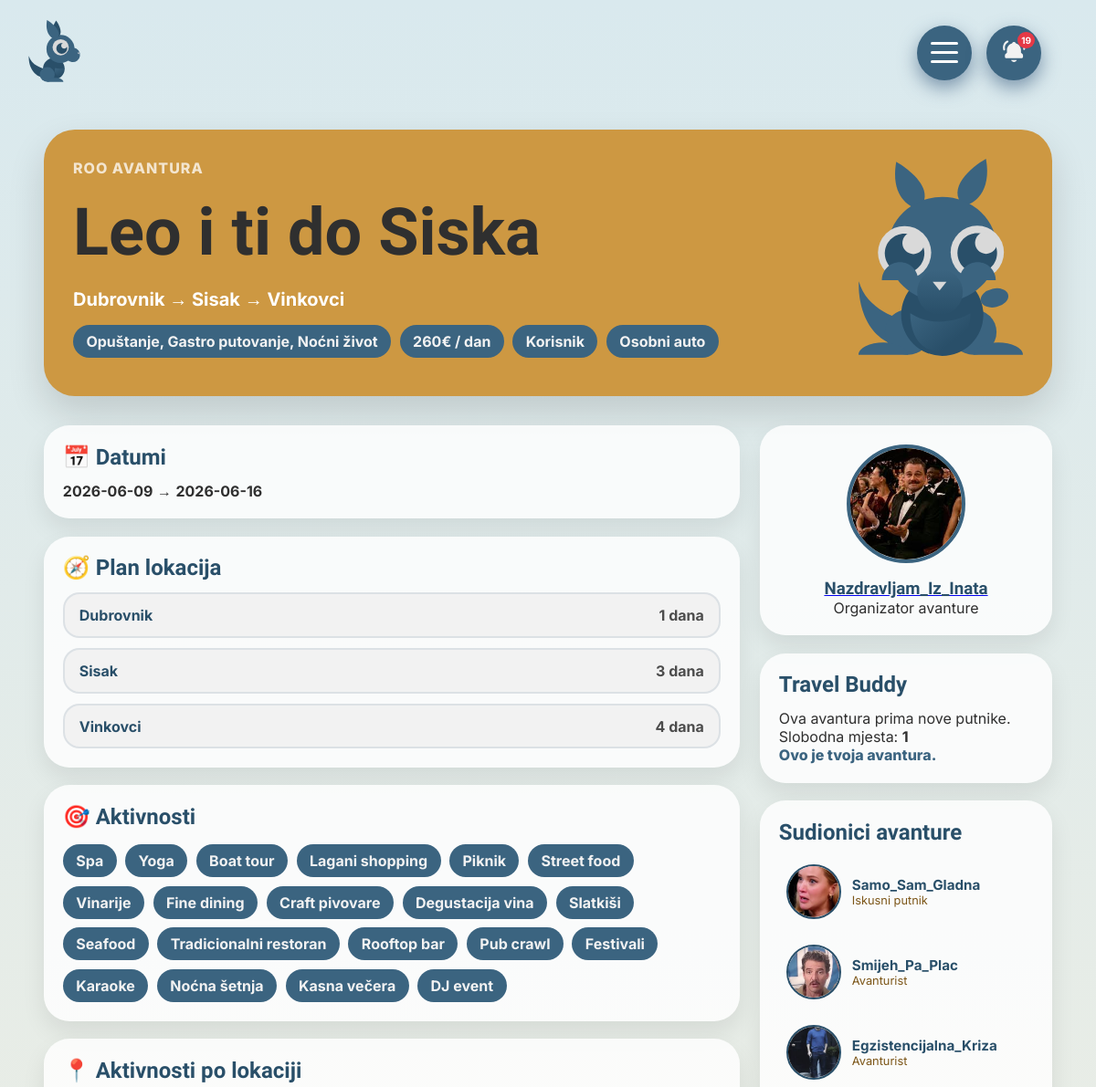
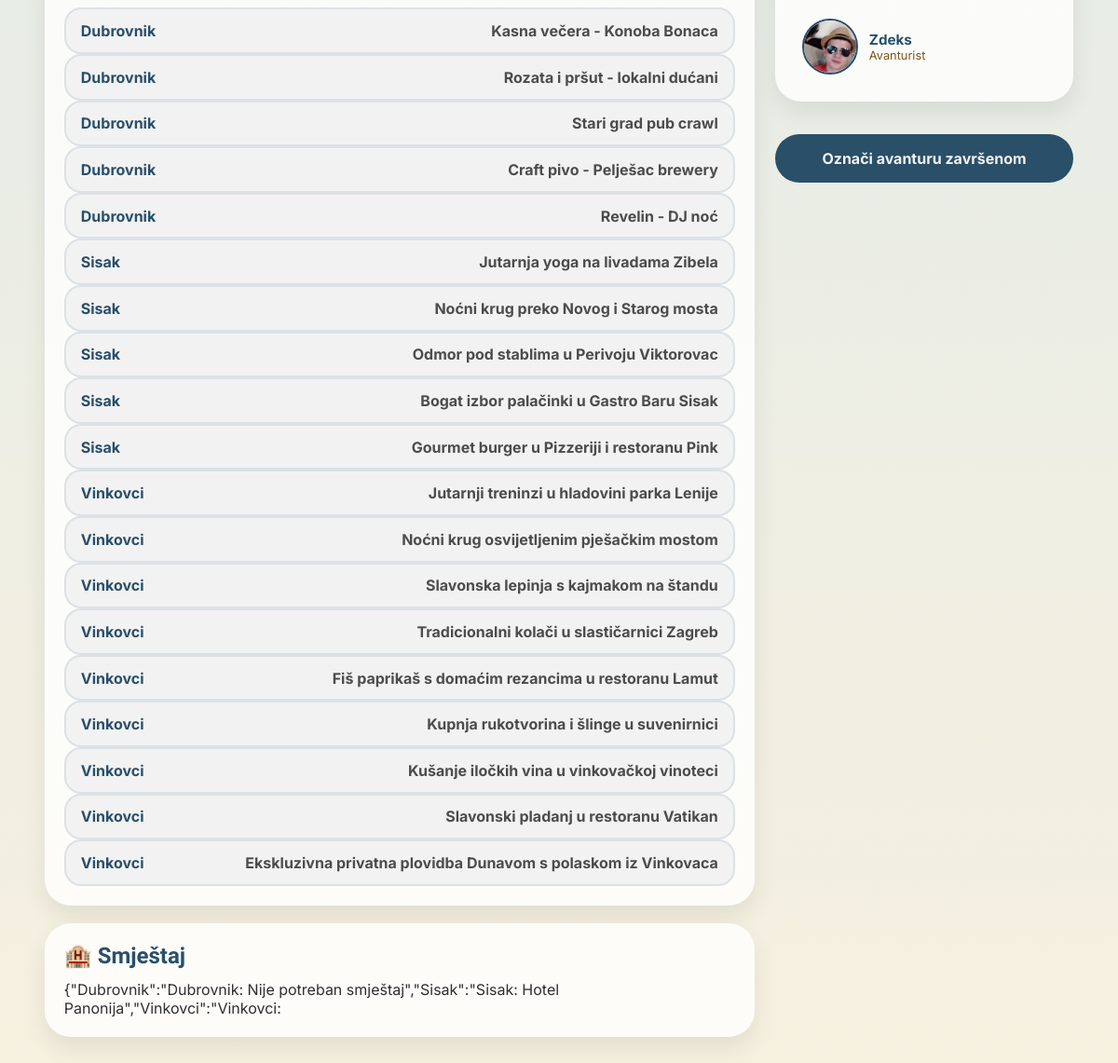
Screenshot of /adventure-details.php?id=40 (signed in) with the database file from the repository (2 pictures, top to bottom).
### tables this page shows
CREATE TABLE `adventures` (
  `id` int(10) UNSIGNED NOT NULL,
  `user_id` int(10) UNSIGNED NOT NULL,
  `naziv` varchar(150) NOT NULL DEFAULT 'Moja avantura',
  `trip_type` varchar(100) DEFAULT NULL,
  `travel_with` varchar(100) DEFAULT NULL,
  `budget_type` varchar(50) DEFAULT NULL,
  `budget_per_day` int(11) DEFAULT NULL,
  `destination` varchar(150) DEFAULT NULL,
  `daily_plan` text DEFAULT NULL,
  `transport_mode` varchar(100) DEFAULT NULL,
  `transport_priority` varchar(100) DEFAULT NULL,
  `accommodation_type` varchar(100) DEFAULT NULL,
  `stars` tinyint(4) DEFAULT NULL,
  `accommodation_location` varchar(100) DEFAULT NULL,
  `host_languages` varchar(150) DEFAULT NULL,
  `created_at` timestamp NOT NULL DEFAULT current_timestamp(),
  `updated_at` timestamp NOT NULL DEFAULT current_timestamp() ON UPDATE current_timestamp(),
  `adventure_image` varchar(255) DEFAULT NULL,
  `status` enum('active','completed','cancelled') DEFAULT 'active',
  `distance_km` int(11) DEFAULT 0
);

CREATE TABLE `users` (
  `id` int(10) UNSIGNED NOT NULL,
  `ime` varchar(100) NOT NULL,
  `prezime` varchar(100) NOT NULL,
  `email` varchar(150) NOT NULL,
  `password_hash` varchar(255) NOT NULL,
  `is_verified` tinyint(1) NOT NULL DEFAULT 0,
  `verification_token_hash` varchar(255) DEFAULT NULL,
  `verification_expires_at` datetime DEFAULT NULL,
  `verified_at` datetime DEFAULT NULL,
  `reset_token_hash` varchar(255) DEFAULT NULL,
  `reset_expires_at` datetime DEFAULT NULL,
  `last_login_at` datetime DEFAULT NULL,
  `korisnicko_ime` varchar(100) DEFAULT NULL,
  `bio` text DEFAULT NULL,
  `idealno_putovanje` varchar(50) DEFAULT NULL,
  `budget` varchar(50) DEFAULT NULL,
  `putuje_s_kim` varchar(50) DEFAULT NULL,
  `profilna_slika` varchar(255) DEFAULT NULL,
  `created_at` timestamp NOT NULL DEFAULT current_timestamp(),
  `updated_at` timestamp NOT NULL DEFAULT current_timestamp() ON UPDATE current_timestamp(),
  `title` varchar(100) DEFAULT 'Dnevni sanjar',
  `total_xp` int(11) DEFAULT 0
);

### adventure-details.php (the view, shortened to what this page needs)
<?php
require_once 'auth_helpers.php';
$adventureId = (int)($_GET['id'] ?? 0);
$stmt = $pdo->prepare("
    SELECT a.*, u.korisnicko_ime, u.ime, u.prezime, u.profilna_slika
    FROM adventures a
    LEFT JOIN users u ON a.user_id = u.id
    WHERE a.id = ?
");
$stmt->execute([$adventureId]);
$adventure = $stmt->fetch(PDO::FETCH_ASSOC);
$stmt = $pdo->prepare("
    SELECT tag_type, tag_value
    FROM adventure_tags
    WHERE adventure_id = ?
");
$stmt->execute([$adventureId]);
$tagsRaw = $stmt->fetchAll(PDO::FETCH_ASSOC);
$tags = [];
foreach ($tagsRaw as $tag) {
    $tags[$tag['tag_type']][] = $tag['tag_value'];
}
$creatorName = trim($adventure['korisnicko_ime'] ?? '');
$profileImage = 'media/svg/roo-happy.svg';
if (!empty($adventure['profilna_slika'])) {
    $cleanPath = ltrim($adventure['profilna_slika'], '/');
    if (file_exists(__DIR__ . '/' . $cleanPath)) {
        $profileImage = $cleanPath;
    }
}
$locations = $tags['location_days'] ?? [];
$activities = $tags['activity'] ?? [];
$locationActivities = $tags['location_activity'] ?? [];
$stayOptions = $tags['stay_option'] ?? [];
$startDate = $tags['start_date'][0] ?? '';
$endDate = $tags['end_date'][0] ?? '';
$buddySlots = $tags['buddy_slots'][0] ?? null;
$isBuddyOpen = isset($tags['travel_buddy_open']);
$stmt = $pdo->prepare("
    SELECT u.id, u.korisnicko_ime, u.ime, u.prezime, u.profilna_slika, u.title
    FROM adventure_participants ap
    JOIN users u ON u.id = ap.user_id
    WHERE ap.adventure_id = ? AND ap.role = 'participant'
");
$stmt->execute([$adventureId]);
$participants = $stmt->fetchAll(PDO::FETCH_ASSOC);
?>
<!DOCTYPE html>
<html lang="hr">
<head>
    <link rel="stylesheet" href="css/main.css">
    <link rel="stylesheet" href="css/hamburger.css">
</head>
<body class="adventure-details-body">
<?php include 'nav.php'; ?>
<main class="adventure-details-page">
    <section class="adventure-details-hero">
        <div>
            <p class="details-small-title">ROO AVANTURA</p>
            <h1><?= htmlspecialchars($adventure['naziv']) ?></h1>
            <p class="details-route"><?= htmlspecialchars($adventure['destination']) ?></p>
            <div class="details-pill-row">
                <span><?= htmlspecialchars($adventure['trip_type'] ?? 'Putovanje') ?></span>
                <span><?= htmlspecialchars($adventure['budget_per_day']) ?>€ / dan</span>
                <span><?= htmlspecialchars($adventure['travel_with']) ?></span>
                <span><?= htmlspecialchars($adventure['transport_mode']) ?></span>
            </div>
        </div>
        <img src="media/svg/roo-happy.svg" class="details-hero-roo" alt="Roo">
    </section>
    <section class="details-main-grid">
        <div class="details-left">
            <div class="details-card">
                <h2>📅 Datumi</h2>
                <p>
                    <strong><?= htmlspecialchars($startDate ?: 'Nije odabrano') ?></strong>
                    →
                    <strong><?= htmlspecialchars($endDate ?: 'Nije odabrano') ?></strong>
                </p>
            </div>
            <div class="details-card">
                <h2>🧭 Plan lokacija</h2>
                <?php if ($locations): ?>
                    <div class="details-timeline">
                        <?php foreach ($locations as $loc): ?>
                            <?php
                                [$city, $days] = array_pad(explode('|', $loc), 2, '');
                            ?>
                            <div class="details-timeline-item">
                                <strong><?= htmlspecialchars($city) ?></strong>
                                <span><?= htmlspecialchars($days) ?> dana</span>
                            </div>
                        <?php endforeach; ?>
                    </div>
                <?php else: ?>
                    <p>Nema unesenih lokacija.</p>
                <?php endif; ?>
            </div>
            <div class="details-card">
                <h2>🎯 Aktivnosti</h2>
                <?php if ($activities): ?>
                    <div class="details-chip-wrap">
                        <?php foreach ($activities as $activity): ?>
                            <span class="details-chip"><?= htmlspecialchars($activity) ?></span>
                        <?php endforeach; ?>
                    </div>
                <?php else: ?>
                    <p>Nema odabranih aktivnosti.</p>
                <?php endif; ?>
            </div>
            <div class="details-card">
                <h2>📍 Aktivnosti po lokaciji</h2>
                <?php if ($locationActivities): ?>
                    <?php foreach ($locationActivities as $item): ?>
                        <?php
                            [$city, $activity] = array_pad(explode('|', $item), 2, '');
                        ?>
                        <div class="details-location-activity">
                            <strong><?= htmlspecialchars($city) ?></strong>
                            <span><?= htmlspecialchars($activity) ?></span>
                        </div>
                    <?php endforeach; ?>
                <?php else: ?>
                    <p>Nema posebnih aktivnosti po lokaciji.</p>
                <?php endif; ?>
            </div>
            <div class="details-card">
                <h2>🏨 Smještaj</h2>
                <?php if ($stayOptions): ?>
                    <?php foreach ($stayOptions as $stay): ?>
                        <?php
                            $decoded = json_decode($stay, true);
                        ?>
                        <?php if (is_array($decoded)): ?>
                            <?php foreach ($decoded as $city => $value): ?>
                                <div class="details-location-activity">
                                    <strong><?= htmlspecialchars($city) ?></strong>
                                    <span><?= htmlspecialchars(str_replace('|', ': ', $value)) ?></span>
                                </div>
                            <?php endforeach; ?>
                        <?php else: ?>
                            <p><?= htmlspecialchars(str_replace('|', ': ', $stay)) ?></p>
                        <?php endif; ?>
                    <?php endforeach; ?>
                <?php else: ?>
                    <p>Smještaj nije odabran.</p>
                <?php endif; ?>
            </div>
        </div>
        <aside class="details-right">
            <div class="details-creator-card">
                <a href="profil.php?id=<?= (int)$adventure['user_id'] ?>">
                    <img src="<?= htmlspecialchars($profileImage) ?>" alt="">
                    <h3><?= htmlspecialchars($creatorName) ?></h3>
                </a>
                <p>Organizator avanture</p>
            </div>
            <div class="details-card">
                <h2>Travel Buddy</h2>
                <?php if ($isBuddyOpen): ?>
                    <p>Ova avantura prima nove putnike.</p>
                    <p>
                        Slobodna mjesta:
                        <strong><?= htmlspecialchars($buddySlots ?? 'Nije navedeno') ?></strong>
                    </p>
                    <?php if ((int)$adventure['user_id'] !== (int)$_SESSION['user_id']): ?>
                        <form method="POST">
                            <button type="submit" name="join_adventure" class="details-join-btn">
                                Želim se pridružiti
                            </button>
                        </form>
                    <?php else: ?>
                        <p class="details-owner-note">Ovo je tvoja avantura.</p>
                    <?php endif; ?>
                <?php else: ?>
                    <p>Ova avantura trenutno nije otvorena za druge korisnike.</p>
                <?php endif; ?>
            </div>
            <?php if (!empty($participants)): ?>
            <div class="details-card">
                <h2>Sudionici avanture</h2>
                <div class="details-participants">
                    <?php foreach ($participants as $p): ?>
                        <?php
                        $pName = trim($p['korisnicko_ime'] ?: ($p['ime'] . ' ' . $p['prezime'])) ?: 'Korisnik';
                        $pImg  = 'media/svg/roo-happy.svg';
                        if (!empty($p['profilna_slika'])) {
                            $cleanPath = ltrim($p['profilna_slika'], '/');
                            if (file_exists(__DIR__ . '/' . $cleanPath)) {
                                $pImg = $cleanPath;
                            }
                        }
                        ?>
                        <a href="profil.php?id=<?= (int)$p['id'] ?>" class="details-participant-item">
                            <img src="<?= htmlspecialchars($pImg) ?>" alt="">
                            <div class="details-participant-info">
                                <strong><?= htmlspecialchars($pName) ?></strong>
                                <span><?= htmlspecialchars($p['title'] ?? 'Putnik') ?></span>
                            </div>
                        </a>
                    <?php endforeach; ?>
                </div>
            </div>
            <?php endif; ?>
            <?php if ((int)$adventure['user_id'] === (int)$_SESSION['user_id']): ?>
                <?php if (($adventure['status'] ?? 'active') !== 'completed'): ?>
                    <div class="details-complete-box">
                        <a
                            href="complete-adventure.php?id=<?= (int)$adventure['id'] ?>"
                            class="details-complete-btn"
                        >
                            Označi avanturu završenom
                        </a>
                    </div>
                <?php endif; ?>
            <?php endif; ?>
        </aside>
    </section>
</main>
</body>
</html>

### css/main.css (style rules this page uses)
*, *::before, *::after { box-sizing: border-box; margin: 0; padding: 0; font-family: "Inter"; }
:root { --tplava: #294F69; --plava: #3B6480; --smeda: #7C5618; --naran: #CD9842; --zelena: #3A5A40; --bez: #D9D9D9; --siva: #4C4C4C; --crna: #2F2F2F; --bijela: #F2F2F2; --naslov: "Sigmar", sans-serif; --tekst: "Inter", sans-serif; }
html, body { height: 100%; font-family: var(--tekst); background: #1a1a18; color: var(--crna); overflow-x: hidden; }
h1, h2, h3, h4, h5, h6 { font-family: var(--naslov); color: var(--crna); }
.adventure-details-body { background: linear-gradient(180deg, #d9e9ee, #f6f0df); min-height: 100vh; }
.adventure-details-page { width: min(1200px, 92%); margin: 2rem auto; }
.adventure-details-hero { background: var(--naran); border-radius: 34px; padding: 2rem; color: white; display: flex; justify-content: space-between; gap: 2rem; box-shadow: 0 18px 40px rgba(0,0,0,0.14); }
.details-small-title { color: rgba(255,255,255,0.75); font-weight: 800; letter-spacing: 1px; }
.adventure-details-hero h1 { font-family: var(--naslov); line-height: 7rem; font-size: clamp(2.4rem, 6vw, 5rem); margin: 0.3rem 0; }
.details-route { font-size: 1.25rem; font-weight: 700; }
.details-pill-row, .details-chip-wrap { display: flex; flex-wrap: wrap; gap: 0.6rem; margin-top: 1rem; }
.details-pill-row span, .details-chip { background: var(--plava); color: var(--bijela); padding: 0.5rem 0.9rem; border-radius: 999px; font-weight: 700; }
.details-hero-roo { width: 180px; object-fit: contain; }
.details-main-grid { margin-top: 2rem; display: grid; grid-template-columns: 1fr 320px; gap: 1.4rem; }
.details-left, .details-right { display: flex; flex-direction: column; gap: 1.2rem; }
.details-card, .details-creator-card { background: rgba(255,255,255,0.82); border-radius: 28px; padding: 1.3rem; box-shadow: 0 12px 26px rgba(0,0,0,0.08); }
.details-card h2 { font-family: var(--naslov); color: var(--tplava); margin-bottom: 0.8rem; }
.details-timeline { display: flex; flex-direction: column; gap: 0.7rem; }
.details-timeline-item, .details-location-activity { background: var(--bijela); border-radius: 18px; padding: 0.8rem 1rem; display: flex; justify-content: space-between; gap: 1rem; border: 2px solid rgba(59,100,128,0.12); }
.details-timeline-item strong, .details-location-activity strong { color: var(--tplava); }
.details-location-activity span, .details-timeline-item span { color: var(--siva); font-weight: 700; }
.details-creator-card { text-align: center; }
.details-creator-card img { width: 130px; height: 130px; border-radius: 50%; object-fit: cover; border: 4px solid var(--plava); margin-bottom: 0.8rem; }
.details-creator-card h3 { font-family: var(--naslov); color: var(--tplava); }
.details-owner-note { color: var(--plava); font-weight: 800; }
.details-complete-box { margin-top: 1rem; }
.details-complete-btn { display: inline-flex; align-items: center; justify-content: center; padding: 1rem 2rem; border-radius: 28px; background: var(--tplava); color: var(--bijela); text-decoration: none; font-weight: 700; transition: 0.2s ease; border: none; width: 100%; }
.details-participants { display: flex; flex-direction: column; gap: 12px; margin-top: 8px; }
.details-participant-item { display: flex; align-items: center; gap: 12px; text-decoration: none; color: inherit; padding: 8px; border-radius: 10px; transition: background 0.2s; }
.details-participant-item img { width: 60px; height: 60px; border-radius: 50%; object-fit: cover; border: 2px solid var(--tplava); }
.details-participant-info { display: flex; flex-direction: column; }
.details-participant-info strong { font-size: 0.95rem; color: var(--tplava); }
.details-participant-info span { font-size: 0.8rem; color: var(--smeda); }

### rows the page displays
adventures: naziv "Leo i ti do Siska", destination "Dubrovnik → Sisak → Vinkovci", trip_type "Opuštanje, Gastro putovanje, Noćni život", budget_per_day "260", travel_with "Korisnik", transport_mode "Osobni auto", user.profilna_slika (picture), user.korisnicko_ime "Nazdravljam_Iz_Inata"
users: profilna_slika (picture), korisnicko_ime "Samo_Sam_Gladna", title "Iskusni putnik"
users: profilna_slika (picture), korisnicko_ime "Smijeh_Pa_Plac", title "Avanturist"
users: profilna_slika (picture), korisnicko_ime "Egzistencijalna_Kriza", title "Avanturist"
users: profilna_slika (picture), korisnicko_ime "Zdeks", title "Avanturist"

### other values shown
$notif_count "19"
$startDate ?: 'Nije odabrano' "2026-06-09"
$endDate ?: 'Nije odabrano' "2026-06-16"
$city "Dubrovnik"
$days "1"
$city "Sisak"
$days "3"
$city "Vinkovci"
$days "4"
$activity "Spa"
$activity "Yoga"
$activity "Boat tour"
$activity "Lagani shopping"
$activity "Piknik"
$activity "Street food"
